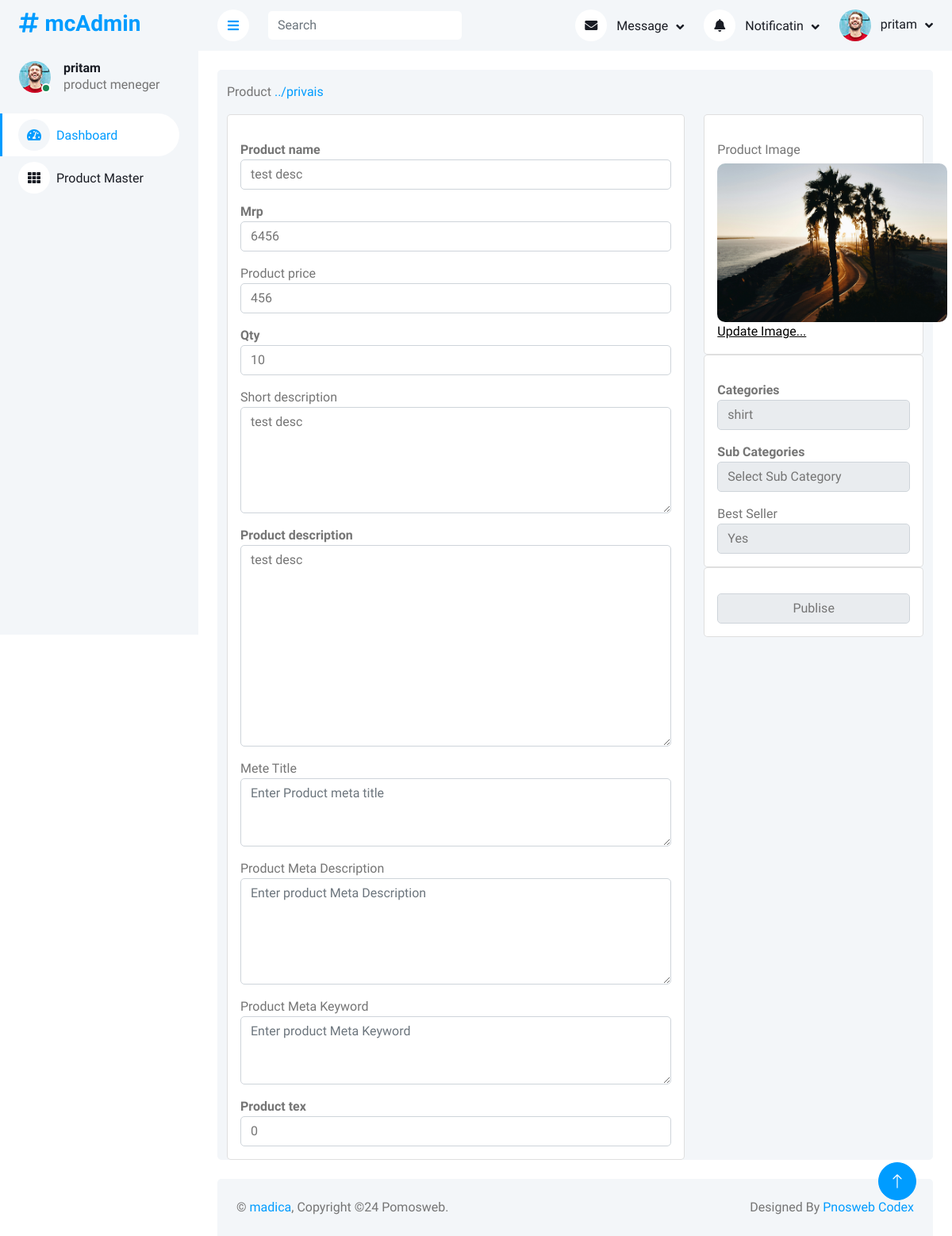
/admin/add_product.php?id=20 (signed in), run on the app's committed database.
### tables this page shows
CREATE TABLE `product` (
  `id` int(111) NOT NULL,
  `categories_id` int(11) NOT NULL,
  `sub_categories_id` int(11) NOT NULL,
  `name` varchar(300) NOT NULL,
  `mrp` float NOT NULL,
  `price` float NOT NULL,
  `qty` int(11) NOT NULL,
  `image` varchar(300) NOT NULL,
  `short_desc` text NOT NULL,
  `description` text NOT NULL,
  `meta_desc` varchar(2000) NOT NULL,
  `status` int(11) NOT NULL,
  `meta_keyword` varchar(2000) NOT NULL,
  `tex` int(11) NOT NULL,
  `meta_title` varchar(2000) NOT NULL,
  `best_seller` int(11) NOT NULL,
  `added_by` int(11) NOT NULL
);

### admin/inc/function.inc.php (called while the page is built, shortened)
<?php
function get_safe_value($con, $str)
{
    if ($str != "") {
        $str=trim($str);
        return strip_tags(mysqli_real_escape_string($con, $str));
    }
};
        ?>

### admin/add_product.php (the view, shortened to what this page needs)
<?php
require_once("./inc/connection.inc.php");
require_once("./inc/function.inc.php");
$condition1 = '';
if ($_SESSION['ADMIN_ROLE'] == 1) {
    $condition1 = "AND added_by='" . $_SESSION['ADMIN_ID'] . "'";
}
$categories_id = '';
$name = '';
$mrp = '';
$price = '';
$qty = '';
$image = '';
$short_desc = '';
$description = '';
$meta_title = '';
$meta_desc = '';
$meta_keyword = '';
$tex = '';
$best_seller = '';
if (isset($_GET['id']) && $_GET['id'] != '') {
    $id = get_safe_value($con, $_GET['id']);
    $result = mysqli_query($con, "SELECT * FROM product WHERE id='$id' $condition1 ");
    $check = mysqli_num_rows($result);
    if ($check > 0) {
        $row = mysqli_fetch_assoc($result);
        $categories_id = $row['categories_id'];
        $name = $row['name'];
        $mrp = $row['mrp'];
        $price = $row['price'];
        $image = $row['image'];
        $qty = $row['qty'];
        $short_desc = $row['short_desc'];
        $description = $row['description'];
        $meta_title = $row['meta_title'];
        $meta_desc = $row['meta_desc'];
        $meta_keyword = $row['meta_keyword'];
        $tex = $row['tex'];
        $best_seller = $row['best_seller'];
    } else {
        header('location:./product.php');
        die();
    }
}
include("./sideber.inc.php");
?>
</div>
<div class="content">
    <?php include("./top.inc.php") ?>
    <div class="container-fluid pt-4 px-4">
        <div class="row  bg-light rounded align-items-center justify-content-center mx-0">
            <div class="mt-3">Product <a href="./product.php" class="text-primary ">../privais</a></div>
            <div class="text-start mt-3">
                <form method="post" enctype="multipart/form-data">
                    <div class="row">
                        <div class="col-md-8">
                            <div class="card">
                                <div class="card-body card-block">
                                    <div class="form-group mt-3 ">
                                        <label for="product" class="from-control-label fw-bold">Product name</label>
                                        <input type="text" name="name" class="form-control" id="" placeholder="Enter product name" value="<?php echo $name ?>">
                                    </div>
                                    <div class="form-group mt-3 ">
                                        <label for="mrp" class="from-control-label fw-bold">Mrp</label>
                                        <input type="text" name="mrp" class="form-control" id="" placeholder="Enter product mrp" value="<?php echo $mrp ?>">
                                    </div>
                                    <div class="form-group mt-3 ">
                                        <label for="price" class="from-control-label fwold">Product price</label>
                                        <input type="text" name="price" class="form-control" id="" placeholder="Enter product price" value="<?php echo $price ?>">
                                    </div>
                                    <div class="form-group mt-3 ">
                                        <label for="qty" class="from-control-label fw-bold">Qty</label>
                                        <input type="text" name="qty" class="form-control" id="" placeholder="Enter product qty" value="<?php echo $qty ?>">
                                    </div>
                                    <div class="form-group mt-3 ">
                                        <label for="short_desc" class="from-control-label fw -bold">Short description</label>
                                        <textarea name="short_desc" class="form-control" id="" rows="5" placeholder="Enter Short description"><?php echo $short_desc ?></textarea>
                                    </div>
                                    <div class="form-group mt-3 ">
                                        <label for="description" class="from-control-label fw-bold">Product description</label>
                                        <textarea name="description" class="form-control" id="" rows="10" placeholder="Enter Product description"><?php echo $description ?></textarea>
                                    </div>
                                    <div class="form-group mt-3 ">
                                        <label for="meta_title" class="from-control-label fw -bold">Mete Title</label>
                                        <textarea name="meta_title" class="form-control" id="" rows="3" placeholder="Enter Product meta title"><?php echo $meta_title ?></textarea>
                                    </div>
                                    <div class="form-group mt-3 ">
                                        <label for="meta_desc" class="from-control-label fwold">Product Meta Description</label>
                                        <textarea name="meta_desc" class="form-control" id="" rows="5" placeholder="Enter product Meta Description"><?php echo $meta_desc ?></textarea>
                                    </div>
                                    <div class="form-group mt-3 ">
                                        <label for="meta_keyword" class="from-control-label fwbold">Product Meta Keyword</label>
                                        <textarea name="meta_keyword" class="form-control" id="" rows="3" placeholder="Enter product Meta Keyword"><?php echo $meta_keyword ?></textarea>
                                    </div>
                                    <div class="form-group mt-3 ">
                                        <label for="tex" class="from-control-label fw-bold">Product tex</label>
                                        <input type="number" name="tex" class="form-control" id="" placeholder="Enter product tex" value="<?php echo $tex ?>">
                                    </div>
                                </div>
                            </div>
                        </div>
                        <div class="col-md-4">
                            <div class="card">
                                <div class="card-body card-block">
                                    <div class="form-group mt-3 ">
                                        <label class="from-control-label fwold" for="input-img">Product Image</label>
                                        <?php if ($profile_img = $image) { ?>
                                            <img class="defolt-img" src="<?php echo PRODUCT_IMAGE_SITE_PATH . $row['image'] ?>" alt="Product" id="profilePic">
                                        <?php } else { ?>
                                            <img class="defolt-img" src="img/default_image.jpg" alt="Product" id="profilePic">
                                        <?php } ?>
                                        <label class="input-img" for="input-img">Update Image...</label>
                                    </div>
                                </div>
                            </div>
                            <div class="card">
                                <div class="card-body card-block">
                                    <div class="form-group mt-3 ">
                                        <label for="categories" class="from-control-label fw-bold">Categories</label>
                                        <select name="categories_id" id="categories_id" class="form-control" onchange="get_sub_cat('')" required>
                                            <?php
                                            $result = mysqli_query($con, "SELECT id,categories FROM categories WHERE STATUS='1' ORDER BY categories ASC");
                                            while ($row = mysqli_fetch_assoc($result)) {
                                                if ($row['id'] == $categories_id) {
                                                    echo "<option selected value=" . $row['id'] . ">" . $row['categories'] . "</option>";
                                                } else {
                                                    echo "<option value=" . $row['id'] . ">" . $row['categories'] . "</option>";
                                                }
                                            } ?>
                                        </select>
                                    </div>
                                    <div class="form-group mt-3">
                                        <label for="sub_categories" class="from-control-label fw-bold">Sub Categories</label>
                                        <select name="sub_categories_id" id="sub_categories_id" class="form-control" required>
                                            <option value="">Select Sub Category</option>
                                        </select>
                                    </div>
                                    <div class="form-group mt-3 ">
                                        <label for="categories" class="from-control-label fw -bold">Best Seller</label>
                                        <select name="best_seller" id="" class="form-control" required>
                                            <?php
                                            if ($best_seller == 1) {
                                                echo '<option value="1" selected>Yes</option>
                                              <option value="0">No</option>';
                                            } elseif ($best_seller == 0) {
                                                echo '<option value="1">Yes</option>
                                              <option value="0" selected>No</option>';
                                            } else {
                                                echo '<option value="1">Yes</option>
                                              <option value="0">No</option>';
                                            }
                                            ?>
                                        </select>
                                    </div>
                                </div>
                            </div>
                            <div class="card">
                                <div class="card-body card-block">
                                    <div class="form-group mt-3">
                                        <button type="submit" name="submit" class="form-control">Publise</button>
                                    </div>
                                </div>
                            </div>
                        </div>
                    </div>
                </form>
            </div>
        </div>
    </div>
    <?php include("./footer.inc.php") ?>

### admin/css/style.css (style rules this page uses)
:root { --primary: #009CFF; --light: #F3F6F9; --dark: #191C24; }
.content { margin-left: 250px; min-height: 100vh; background: #FFFFFF; transition: 0.5s; }
@media (min-width: 992px) { .content { width: calc(100% - 250px); } }

### admin/css/custom.css (style rules this page uses)
.defolt-img { width: 290px; height: 200px; border-radius: 10px 10px 10px 10px; margin-top: 5px; margin-bottom: 0px; }
.input-img { display: block; color: black; cursor: pointer; text-decoration: underline; }

### data on the page
product: name "test desc", mrp "6456", price "456", qty "10", short_desc "test desc", description "test desc", tex "0", image (picture), best_seller "Yes"

### other printed values
$sitAdmin "mcAdmin"
$_SESSION['ADMIN_USERNAME'] "pritam"
$_SESSION['ADMIN_MENEGE'] "product meneger"
$sitename "madica"
form field categories_id "shirt"
